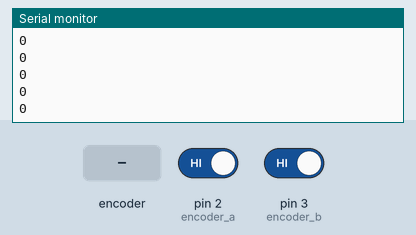
Recording of a sketch running on a simulated Arduino Uno, built with avr-gcc and run on an emulated ATmega328P. On the bench: the last lines printed to the serial monitor. Inputs (shaded band) come from the test bench; at power-on: pin 2 (encoder_a) HIGH, pin 3 (encoder_b) HIGH.

Above: at 1.2 s.
1.3 s: rotary encoder on pin 2 (encoder_a) / pin 3 (encoder_b) turned 1 step (first pin leading)
At 2.1 s:
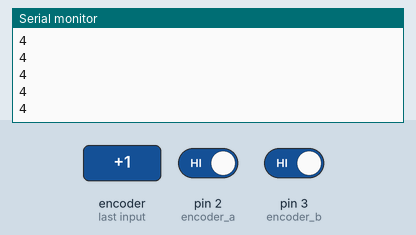
3.0 s: rotary encoder on pin 2 (encoder_a) / pin 3 (encoder_b) turned 1 step (first pin leading)
At 4.0 s:
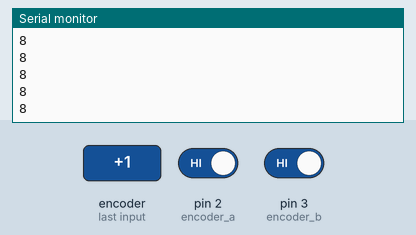
Timing chart, 0 to 6.0 s (numbered marks = the images above; inputs shaded):
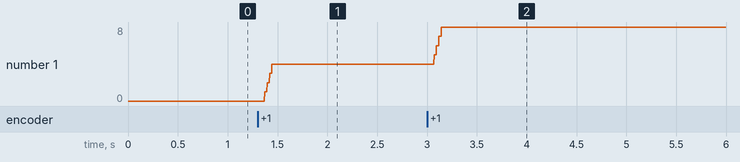

The sketch:

Encoder.ino
```cpp
//Test code for LPD3806 Incrimental Rotary Encoder Written By Nnamdi .M 2/29/2020.
//Will increment or decrement based on shaft position.
//Lose position once power is shut or reset button is pressed.
// Red Wire - 5V, Black Wire - GND, Sheild Wire - GND, Green Wire - D2 - Channel A, White Wire - D3 - Channel B.

const int encoder_a = 2; // Green - pin 2 - Digital
const int encoder_b = 3; // White - pin 3 - Digital
long encoder = 0;

void setup() {
  Serial.begin(9600);
  pinMode(encoder_a, INPUT_PULLUP);
  pinMode(encoder_b, INPUT_PULLUP);

  attachInterrupt(0, encoderPinChangeA, CHANGE);
  attachInterrupt(1, encoderPinChangeB, CHANGE);
}

void loop() {
  Serial.println(encoder);
}

void encoderPinChangeA() {
  encoder += digitalRead(encoder_a) == digitalRead(encoder_b) ? -1 : 1;
}

void encoderPinChangeB() {
  encoder += digitalRead(encoder_a) != digitalRead(encoder_b) ? -1 : 1;
}
```

Measured:
- after the input at 1.3 s, the serial monitor: prints a new line after 0.07 s (image 1)
- after the input at 3.0 s, the serial monitor: prints a new line after 0.07 s (image 2)
- plotted number 1: 0 → 4 after the input at 1.3 s, 4 → 8 after the input at 3.0 s
